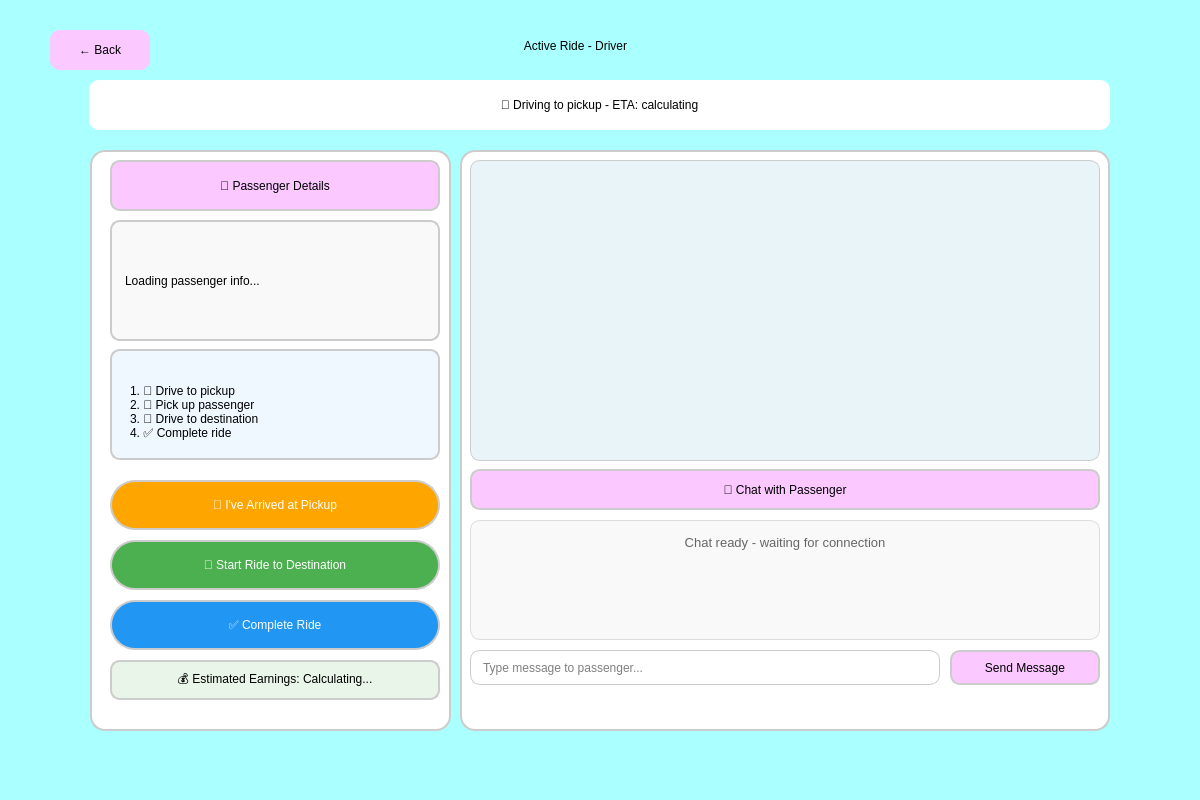
<?xml version="1.0" encoding="UTF-8"?>
<ui version="4.0">
 <class>Dialog</class>
 <widget class="QDialog" name="Dialog">
  <property name="geometry">
   <rect>
    <x>0</x>
    <y>0</y>
    <width>1200</width>
    <height>800</height>
   </rect>
  </property>
  <property name="windowTitle">
   <string>AUBus - Active Ride (Driver)</string>
  </property>
  <property name="styleSheet">
   <string notr="true">background-color: rgb(170, 255, 255);</string>
  </property>
  <widget class="QLabel" name="headerLabel">
   <property name="geometry">
    <rect>
     <x>300</x>
     <y>20</y>
     <width>551</width>
     <height>51</height>
    </rect>
   </property>
   <property name="styleSheet">
    <string notr="true">font: 63 24pt &quot;Sitka Heading Semibold&quot;; color: black;</string>
   </property>
   <property name="text">
    <string>Active Ride - Driver</string>
   </property>
   <property name="alignment">
    <set>Qt::AlignCenter</set>
   </property>
  </widget>
  <widget class="QLabel" name="statusLabel">
   <property name="geometry">
    <rect>
     <x>89</x>
     <y>80</y>
     <width>1021</width>
     <height>50</height>
    </rect>
   </property>
   <property name="styleSheet">
    <string notr="true">
     font: 63 12pt &quot;Sitka Heading Semibold&quot;;
     background-color: white;
     border-radius: 10px;
     padding: 10px;
     color: black;
    </string>
   </property>
   <property name="text">
    <string>📍 Driving to pickup - ETA: calculating</string>
   </property>
   <property name="alignment">
    <set>Qt::AlignCenter</set>
   </property>
  </widget>
  <widget class="QWidget" name="passengerContainer" native="true">
   <property name="geometry">
    <rect>
     <x>90</x>
     <y>150</y>
     <width>361</width>
     <height>581</height>
    </rect>
   </property>
   <property name="styleSheet">
    <string notr="true">
     background-color: white;
     border-radius: 15px;
     border: 2px solid #cccccc;
    </string>
   </property>
   <widget class="QLabel" name="passengerHeader">
    <property name="geometry">
     <rect>
      <x>20</x>
      <y>10</y>
      <width>330</width>
      <height>51</height>
     </rect>
    </property>
    <property name="styleSheet">
     <string notr="true">
      font: 63 14pt &quot;Sitka Heading Semibold&quot;;
      color: black;
      background-color: rgb(251, 201, 255);
      border-radius: 10px;
      padding: 5px;
     </string>
    </property>
    <property name="text">
     <string>👤 Passenger Details</string>
    </property>
    <property name="alignment">
     <set>Qt::AlignCenter</set>
    </property>
   </widget>
   <widget class="QLabel" name="passengerInfo">
    <property name="geometry">
     <rect>
      <x>20</x>
      <y>70</y>
      <width>330</width>
      <height>121</height>
     </rect>
    </property>
    <property name="styleSheet">
     <string notr="true">
      font: 63 9pt &quot;Sitka Heading Semibold&quot;;
      color: black;
      background-color: #f9f9f9;
      border-radius: 10px;
      padding: 10px;
     </string>
    </property>
    <property name="text">
     <string>Loading passenger info...</string>
    </property>
   </widget>
   <widget class="QLabel" name="navigationSteps">
    <property name="geometry">
     <rect>
      <x>20</x>
      <y>199</y>
      <width>330</width>
      <height>111</height>
     </rect>
    </property>
    <property name="styleSheet">
     <string notr="true">
      font: 63 8pt &quot;Sitka Heading Semibold&quot;;
      color: black;
      background-color: #f0f8ff;
      border-radius: 10px;
      padding: 15px;
     </string>
    </property>
    <property name="text">
     <string>
1. 🚗 Drive to pickup
2. 👋 Pick up passenger
3. 🎯 Drive to destination
4. ✅ Complete ride</string>
    </property>
   </widget>
   <widget class="QPushButton" name="arrivedButton">
    <property name="geometry">
     <rect>
      <x>20</x>
      <y>330</y>
      <width>330</width>
      <height>50</height>
     </rect>
    </property>
    <property name="styleSheet">
     <string notr="true">
      background-color: #FFA500;
      border-radius: 25px;
      font: 63 12pt &quot;Sitka Heading Semibold&quot;;
      color: white;
     </string>
    </property>
    <property name="text">
     <string>📍 I've Arrived at Pickup</string>
    </property>
   </widget>
   <widget class="QPushButton" name="startRideButton">
    <property name="geometry">
     <rect>
      <x>20</x>
      <y>390</y>
      <width>330</width>
      <height>50</height>
     </rect>
    </property>
    <property name="styleSheet">
     <string notr="true">
      background-color: #4CAF50;
      border-radius: 25px;
      font: 63 12pt &quot;Sitka Heading Semibold&quot;;
      color: white;
     </string>
    </property>
    <property name="text">
     <string>🚀 Start Ride to Destination</string>
    </property>
   </widget>
   <widget class="QPushButton" name="completeRideButton">
    <property name="geometry">
     <rect>
      <x>20</x>
      <y>450</y>
      <width>330</width>
      <height>50</height>
     </rect>
    </property>
    <property name="styleSheet">
     <string notr="true">
      background-color: #2196F3;
      border-radius: 25px;
      font: 63 12pt &quot;Sitka Heading Semibold&quot;;
      color: white;
     </string>
    </property>
    <property name="text">
     <string>✅ Complete Ride</string>
    </property>
   </widget>
   <widget class="QLabel" name="earningsLabel">
    <property name="geometry">
     <rect>
      <x>20</x>
      <y>510</y>
      <width>330</width>
      <height>40</height>
     </rect>
    </property>
    <property name="styleSheet">
     <string notr="true">
      font: 63 14pt &quot;Sitka Heading Semibold&quot;;
      color: black;
      background-color: #e8f5e8;
      border-radius: 10px;
      padding: 5px;
     </string>
    </property>
    <property name="text">
     <string>💰 Estimated Earnings: Calculating...</string>
    </property>
    <property name="alignment">
     <set>Qt::AlignCenter</set>
    </property>
   </widget>
  </widget>
  <widget class="QWidget" name="mapChatContainer" native="true">
   <property name="geometry">
    <rect>
     <x>460</x>
     <y>150</y>
     <width>650</width>
     <height>581</height>
    </rect>
   </property>
   <property name="styleSheet">
    <string notr="true">
     background-color: white;
     border-radius: 15px;
     border: 2px solid #cccccc;
    </string>
   </property>
   <widget class="QWidget" name="mapContainer" native="true">
    <property name="geometry">
     <rect>
      <x>10</x>
      <y>10</y>
      <width>630</width>
      <height>301</height>
     </rect>
    </property>
    <property name="styleSheet">
     <string notr="true">
      background-color: #e8f4f8;
      border-radius: 10px;
      border: 1px solid #cccccc;
     </string>
    </property>
    <layout class="QVBoxLayout" name="mapLayout">
     <property name="spacing">
      <number>0</number>
     </property>
     <property name="leftMargin">
      <number>0</number>
     </property>
     <property name="topMargin">
      <number>0</number>
     </property>
     <property name="rightMargin">
      <number>0</number>
     </property>
     <property name="bottomMargin">
      <number>0</number>
     </property>
    </layout>
   </widget>
   <widget class="QLabel" name="chatHeader">
    <property name="geometry">
     <rect>
      <x>10</x>
      <y>319</y>
      <width>630</width>
      <height>41</height>
     </rect>
    </property>
    <property name="styleSheet">
     <string notr="true">
      font: 63 14pt &quot;Sitka Heading Semibold&quot;;
      color: black;
      background-color: rgb(251, 201, 255);
      border-radius: 10px;
      padding: 5px;
     </string>
    </property>
    <property name="text">
     <string>💬 Chat with Passenger</string>
    </property>
    <property name="alignment">
     <set>Qt::AlignCenter</set>
    </property>
   </widget>
   <widget class="QTextEdit" name="messageDisplay">
    <property name="geometry">
     <rect>
      <x>10</x>
      <y>370</y>
      <width>630</width>
      <height>120</height>
     </rect>
    </property>
    <property name="styleSheet">
     <string notr="true">
      background-color: #f9f9f9;
      border: 1px solid #dddddd;
      border-radius: 10px;
      padding: 10px;
      font: 10pt &quot;MS Shell Dlg 2&quot;;
     </string>
    </property>
    <property name="readOnly">
     <bool>true</bool>
    </property>
    <property name="html">
     <string>&lt;!DOCTYPE HTML PUBLIC &quot;-//W3C//DTD HTML 4.0//EN&quot; &quot;http://www.w3.org/TR/REC-html40/strict.dtd&quot;&gt;
&lt;html&gt;&lt;head&gt;&lt;meta name=&quot;qrichtext&quot; content=&quot;1&quot; /&gt;&lt;style type=&quot;text/css&quot;&gt;
p, li { white-space: pre-wrap; }
&lt;/style&gt;&lt;/head&gt;&lt;body style=&quot; font-family:'MS Shell Dlg 2'; font-size:10pt; font-weight:400; font-style:normal;&quot;&gt;
&lt;p align=&quot;center&quot; style=&quot; margin-top:10px; margin-bottom:10px; margin-left:10px; margin-right:10px; -qt-block-indent:0; text-indent:0px;&quot;&gt;&lt;span style=&quot; color:#666666;&quot;&gt;Chat ready - waiting for connection&lt;/span&gt;&lt;/p&gt;&lt;/body&gt;&lt;/html&gt;</string>
    </property>
   </widget>
   <widget class="QLineEdit" name="messageInput">
    <property name="geometry">
     <rect>
      <x>10</x>
      <y>500</y>
      <width>470</width>
      <height>35</height>
     </rect>
    </property>
    <property name="styleSheet">
     <string notr="true">
      background-color: white;
      border: 1px solid #cccccc;
      border-radius: 10px;
      padding: 5px 10px;
      font: 10pt &quot;MS Shell Dlg 2&quot;;
     </string>
    </property>
    <property name="placeholderText">
     <string>Type message to passenger...</string>
    </property>
   </widget>
   <widget class="QPushButton" name="sendButton">
    <property name="geometry">
     <rect>
      <x>490</x>
      <y>500</y>
      <width>150</width>
      <height>35</height>
     </rect>
    </property>
    <property name="styleSheet">
     <string notr="true">
      background-color: rgb(251, 201, 255);
      border-radius: 10px;
      font: 63 10pt &quot;Sitka Heading Semibold&quot;;
     </string>
    </property>
    <property name="text">
     <string>Send Message</string>
    </property>
   </widget>
  </widget>
  <widget class="QPushButton" name="backButton">
   <property name="geometry">
    <rect>
     <x>50</x>
     <y>30</y>
     <width>100</width>
     <height>40</height>
    </rect>
   </property>
   <property name="styleSheet">
    <string notr="true">
     background-color: rgb(251, 201, 255);
     border-radius: 10px;
     font: 63 10pt &quot;Sitka Heading Semibold&quot;;
    </string>
   </property>
   <property name="text">
    <string>← Back</string>
   </property>
  </widget>
 </widget>
 <resources/>
 <connections/>
</ui>
